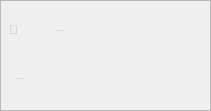
   <widget class="QFrame" name="frame_1">
    <property name="enabled">
     <bool>false</bool>
    </property>
    <property name="geometry">
     <rect>
      <x>898</x>
      <y>12</y>
      <width>211</width>
      <height>111</height>
     </rect>
    </property>
    <property name="styleSheet">
     <string notr="true">.neon_frame {}</string>
    </property>
    <property name="frameShape">
     <enum>QFrame::Shape::StyledPanel</enum>
    </property>
    <property name="frameShadow">
     <enum>QFrame::Shadow::Raised</enum>
    </property>
    <property name="style_type" stdset="0">
     <string>neon</string>
    </property>
    <widget class="QLabel" name="label_4">
     <property name="geometry">
      <rect>
       <x>56</x>
       <y>21</y>
       <width>141</width>
       <height>20</height>
      </rect>
     </property>
     <property name="font">
      <font>
       <pointsize>-1</pointsize>
       <bold>true</bold>
      </font>
     </property>
     <property name="text">
      <string>Academic Alert</string>
     </property>
    </widget>
    <widget class="QLabel" name="academic_alert">
     <property name="geometry">
      <rect>
       <x>17</x>
       <y>69</y>
       <width>141</width>
       <height>20</height>
      </rect>
     </property>
     <property name="font">
      <font>
       <pointsize>-1</pointsize>
       <bold>true</bold>
      </font>
     </property>
     <property name="text">
      <string>Academic Alert</string>
     </property>
    </widget>
    <widget class="QLabel" name="label_9">
     <property name="geometry">
      <rect>
       <x>9</x>
       <y>7</y>
       <width>37</width>
       <height>45</height>
      </rect>
     </property>
     <property name="text">
      <string>🚨</string>
     </property>
     <property name="label_case" stdset="0">
      <string>icon</string>
     </property>
    </widget>
   </widget>
